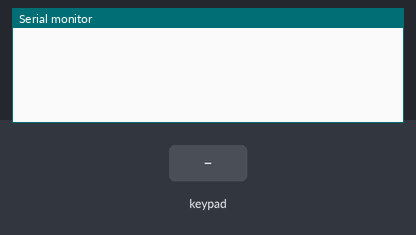
Bench run of a sketch on a simulated Arduino Uno, built with avr-gcc and run on an emulated ATmega328P. Parts: the last lines printed to the serial monitor. The test bench sets the inputs (shaded band).

Above: at 1.2 s.
1.3 s: key '1' pressed
At 2.4 s:
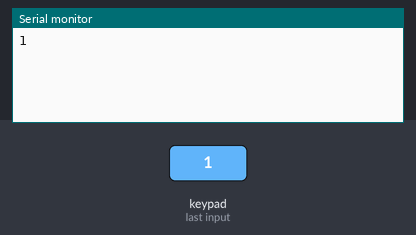
2.8 s: keypad keys 7 6 5 4 # pressed 0.4 s apart
At 5.9 s:
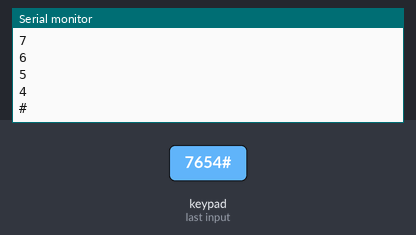
6.3 s: key 'A' pressed
At 7.5 s:
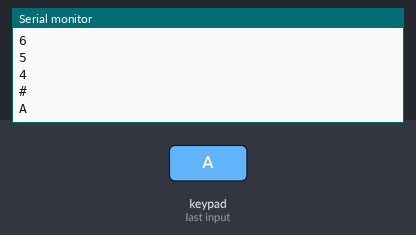
7.8 s: keypad keys 7 6 5 4 * pressed 0.4 s apart
At 9.8 s:
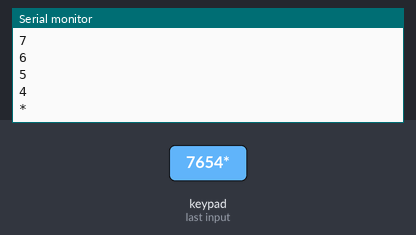
11.3 s: key 'B' pressed
At 12.4 s:
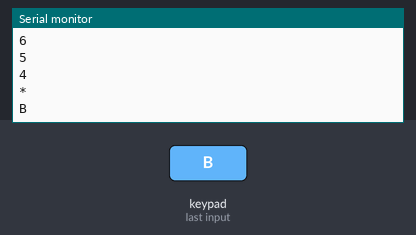
12.8 s: keypad keys 7 6 5 4 D pressed 0.4 s apart
At 15.9 s:
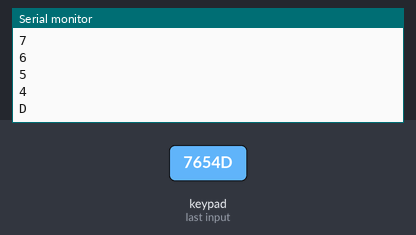
Timing chart, 0 to 17.3 s (numbered marks = the images above; inputs shaded):
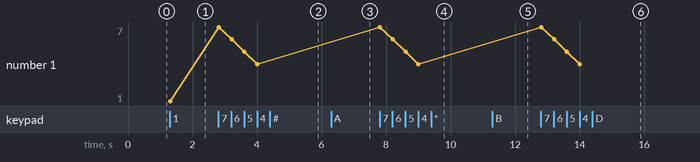

The sketch:

e4.ino
```cpp
// (C) __Marcus Berggren, Carl Vågfelt Nihlmar, Ibrahim Alzoubi, group: 4 __
// (2025) Work package 3
// Exercise 4
// Submission code: 175962

#include <Keypad.h>  // Include the Keypad library to handle matrix keypad input

// Define keypad dimensions
const byte ROWS = 4;    // Number of rows in the keypad
const byte COLS = 4;    // Number of columns in the keypad

// Define the keypad layout matrix
const char KEYS[ROWS][COLS] = { // Create a 2D array repr. the keys on the keypad
  {'1', '2', '3', 'A'},    // First row of keys
  {'4', '5', '6', 'B'},    // Second row of keys
  {'7', '8', '9', 'C'},    // Third row of keys
  {'*', '0', '#', 'D'}     // Fourth row of keys
};

// Define the Arduino pins connected to the keypad
byte COL_PINS[COLS] = {7, 6, 5, 4};   // Arduino pins connected to keypad columns
byte ROW_PINS[ROWS] = {11, 10, 9, 8}; // Arduino pins connected to keypad rows

// Create keypad instance with pin mappings
Keypad keypad = Keypad(makeKeymap(KEYS), ROW_PINS, COL_PINS, ROWS, COLS);

void setup()
{
  Serial.begin(9600);    // Initialize serial communication at 9600 baud rate
}

void loop()
{
  char key = keypad.getKey(); // Check if a key is pressed and store the value

  if (key) {                  // If a key was pressed (key is not null)
   Serial.print(key);         // Print the key value to serial monitor
   Serial.print('\n');        // Print a newline character for better readability
  }
}
```

Measured:
- after the input at 1.3 s, the serial monitor: prints a new line at once (image 1)
- after the input at 2.8 s, the serial monitor: prints a new line at once (image 2)
- after the input at 6.3 s, the serial monitor: prints a new line at once (image 3)
- after the input at 7.8 s, the serial monitor: prints a new line at once (image 4)
- after the input at 11.3 s, the serial monitor: prints a new line at once (image 5)
- after the input at 12.8 s, the serial monitor: prints a new line at once (image 6)
- plotted number 1: 1 → 4 after the input at 2.8 s
